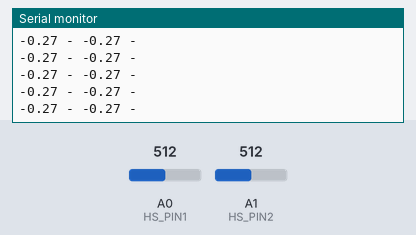
The sketch below on a simulated Arduino Uno, built with avr-gcc and run on an emulated ATmega328P. On the bench: the last lines printed to the serial monitor. The inputs (shaded band) are chosen by the test bench; at power-on: A0 (HS_PIN1) = 512, A1 (HS_PIN2) = 512.

Above: at 1.2 s.
1.3 s: A0 (HS_PIN1) set to 394
At 2.2 s:
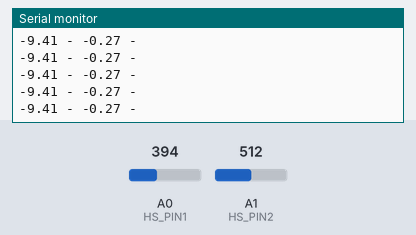
4.3 s: A0 (HS_PIN1) set to 372
At 5.1 s:
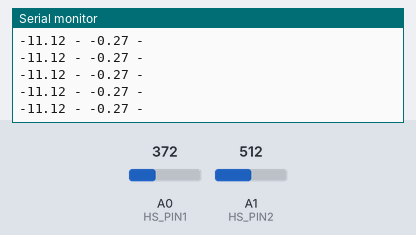
Timing chart, 0 to 7.3 s (numbered marks = the images above; inputs shaded):
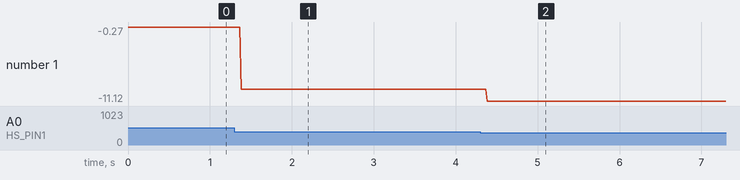

Measured:
- after the input at 1.3 s, the serial monitor: prints a new line after 0.08 s (image 1)
- after the input at 4.3 s, the serial monitor: prints a new line after 0.09 s (image 2)
- plotted number 1: -0.27 → -9.41 after the input at 1.3 s, -9.41 → -11.12 after the input at 4.3 s

The sketch:

test_hall.ino
```cpp
const int HS_PIN1 = A0;
const int HS_PIN2 = A1;
const int HS_PIN3 = A2;

void setup() {
    Serial.begin(9600);
}

void loop() {
    int arr[3] = {HS_PIN1,HS_PIN2,HS_PIN3};
    readMultipleCurrents(arr);
}

void readMultipleCurrents(int sensors[]){
  const int n = sizeof(sensors);
  float currents[n];
  for(int i=0;i<n;i++){
    currents[i] = readCurrentFromPin(sensors[i]);
    Serial.print(currents[i]);
    Serial.print(" - ");
  }
  Serial.println("\n");

  //return currents;
}

float readCurrentFromPin(int pin){
  float valueA = analogRead(pin);
  //Serial.println(valueA);
  float m = 0.0631;
  float offset = 2.5197;
  float valueAAnalogue = valueA*5/1023;
  float current = (valueAAnalogue-offset)/m;
  return current;
}
```
